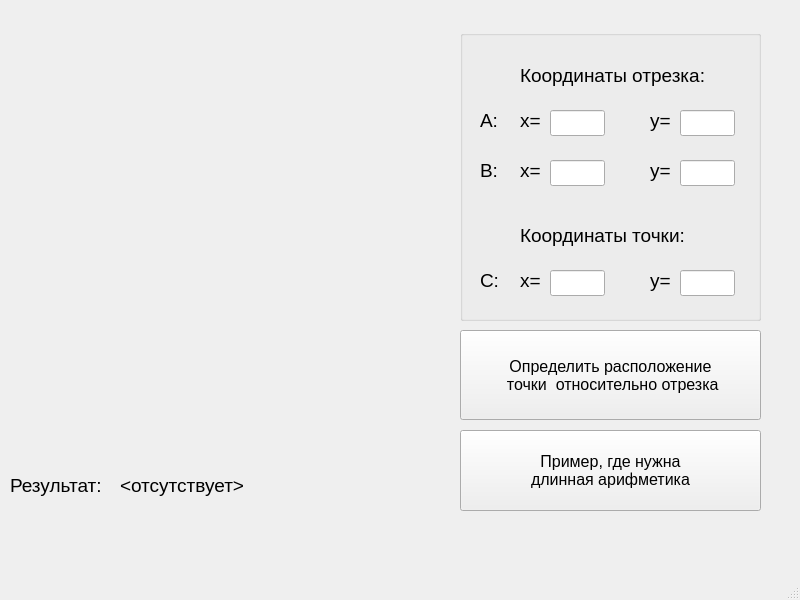
<?xml version="1.0" encoding="UTF-8"?>
<ui version="4.0">
 <class>MainWindow</class>
 <widget class="QMainWindow" name="MainWindow">
  <property name="geometry">
   <rect>
    <x>0</x>
    <y>0</y>
    <width>800</width>
    <height>600</height>
   </rect>
  </property>
  <property name="windowTitle">
   <string>Предикат</string>
  </property>
  <widget class="QWidget" name="centralwidget">
   <widget class="QPushButton" name="pushButton">
    <property name="geometry">
     <rect>
      <x>460</x>
      <y>330</y>
      <width>301</width>
      <height>90</height>
     </rect>
    </property>
    <property name="font">
     <font>
      <pointsize>12</pointsize>
     </font>
    </property>
    <property name="cursor">
     <cursorShape>ArrowCursor</cursorShape>
    </property>
    <property name="tabletTracking">
     <bool>false</bool>
    </property>
    <property name="layoutDirection">
     <enum>Qt::LeftToRight</enum>
    </property>
    <property name="text">
     <string>Определить расположение 
 точки  относительно отрезка</string>
    </property>
    <property name="checkable">
     <bool>false</bool>
    </property>
    <property name="checked">
     <bool>false</bool>
    </property>
    <property name="autoRepeat">
     <bool>false</bool>
    </property>
    <property name="autoExclusive">
     <bool>false</bool>
    </property>
   </widget>
   <widget class="QGroupBox" name="groupBox">
    <property name="geometry">
     <rect>
      <x>460</x>
      <y>30</y>
      <width>301</width>
      <height>291</height>
     </rect>
    </property>
    <property name="font">
     <font>
      <pointsize>16</pointsize>
     </font>
    </property>
    <property name="title">
     <string/>
    </property>
    <widget class="QLabel" name="label_8">
     <property name="geometry">
      <rect>
       <x>60</x>
       <y>130</y>
       <width>21</width>
       <height>20</height>
      </rect>
     </property>
     <property name="font">
      <font>
       <pointsize>14</pointsize>
      </font>
     </property>
     <property name="text">
      <string>x=</string>
     </property>
    </widget>
    <widget class="QLabel" name="label_5">
     <property name="geometry">
      <rect>
       <x>190</x>
       <y>230</y>
       <width>31</width>
       <height>41</height>
      </rect>
     </property>
     <property name="font">
      <font>
       <pointsize>14</pointsize>
      </font>
     </property>
     <property name="text">
      <string>y=</string>
     </property>
    </widget>
    <widget class="QLineEdit" name="leAy">
     <property name="geometry">
      <rect>
       <x>220</x>
       <y>80</y>
       <width>55</width>
       <height>26</height>
      </rect>
     </property>
    </widget>
    <widget class="QLineEdit" name="leAx">
     <property name="geometry">
      <rect>
       <x>90</x>
       <y>80</y>
       <width>55</width>
       <height>26</height>
      </rect>
     </property>
     <property name="font">
      <font>
       <family>Segoe UI Historic</family>
       <pointsize>16</pointsize>
      </font>
     </property>
    </widget>
    <widget class="QLineEdit" name="leBy">
     <property name="geometry">
      <rect>
       <x>220</x>
       <y>130</y>
       <width>55</width>
       <height>26</height>
      </rect>
     </property>
    </widget>
    <widget class="QLabel" name="label">
     <property name="geometry">
      <rect>
       <x>60</x>
       <y>20</y>
       <width>231</width>
       <height>51</height>
      </rect>
     </property>
     <property name="font">
      <font>
       <pointsize>14</pointsize>
      </font>
     </property>
     <property name="text">
      <string>Координаты отрезка: </string>
     </property>
    </widget>
    <widget class="QLabel" name="label_3">
     <property name="geometry">
      <rect>
       <x>190</x>
       <y>70</y>
       <width>31</width>
       <height>41</height>
      </rect>
     </property>
     <property name="font">
      <font>
       <pointsize>14</pointsize>
      </font>
     </property>
     <property name="text">
      <string>y=</string>
     </property>
    </widget>
    <widget class="QLineEdit" name="leBx">
     <property name="geometry">
      <rect>
       <x>90</x>
       <y>130</y>
       <width>55</width>
       <height>26</height>
      </rect>
     </property>
    </widget>
    <widget class="QLabel" name="label_4">
     <property name="geometry">
      <rect>
       <x>60</x>
       <y>180</y>
       <width>231</width>
       <height>51</height>
      </rect>
     </property>
     <property name="font">
      <font>
       <pointsize>14</pointsize>
      </font>
     </property>
     <property name="text">
      <string>Координаты точки: </string>
     </property>
    </widget>
    <widget class="QLabel" name="label_2">
     <property name="geometry">
      <rect>
       <x>60</x>
       <y>80</y>
       <width>21</width>
       <height>20</height>
      </rect>
     </property>
     <property name="font">
      <font>
       <pointsize>14</pointsize>
      </font>
     </property>
     <property name="text">
      <string>x=</string>
     </property>
    </widget>
    <widget class="QLineEdit" name="leCy">
     <property name="geometry">
      <rect>
       <x>220</x>
       <y>240</y>
       <width>55</width>
       <height>26</height>
      </rect>
     </property>
    </widget>
    <widget class="QLineEdit" name="leCx">
     <property name="geometry">
      <rect>
       <x>90</x>
       <y>240</y>
       <width>55</width>
       <height>26</height>
      </rect>
     </property>
    </widget>
    <widget class="QLabel" name="label_6">
     <property name="geometry">
      <rect>
       <x>60</x>
       <y>240</y>
       <width>21</width>
       <height>20</height>
      </rect>
     </property>
     <property name="font">
      <font>
       <pointsize>14</pointsize>
      </font>
     </property>
     <property name="text">
      <string>x=</string>
     </property>
    </widget>
    <widget class="QLabel" name="label_7">
     <property name="geometry">
      <rect>
       <x>190</x>
       <y>120</y>
       <width>31</width>
       <height>41</height>
      </rect>
     </property>
     <property name="font">
      <font>
       <pointsize>14</pointsize>
      </font>
     </property>
     <property name="text">
      <string>y=</string>
     </property>
    </widget>
    <widget class="QLabel" name="label_25">
     <property name="geometry">
      <rect>
       <x>20</x>
       <y>80</y>
       <width>63</width>
       <height>20</height>
      </rect>
     </property>
     <property name="font">
      <font>
       <pointsize>14</pointsize>
      </font>
     </property>
     <property name="text">
      <string>A:</string>
     </property>
    </widget>
    <widget class="QLabel" name="label_35">
     <property name="geometry">
      <rect>
       <x>20</x>
       <y>130</y>
       <width>63</width>
       <height>20</height>
      </rect>
     </property>
     <property name="font">
      <font>
       <pointsize>14</pointsize>
      </font>
     </property>
     <property name="text">
      <string>B:</string>
     </property>
    </widget>
    <widget class="QLabel" name="label_36">
     <property name="geometry">
      <rect>
       <x>20</x>
       <y>240</y>
       <width>63</width>
       <height>20</height>
      </rect>
     </property>
     <property name="font">
      <font>
       <pointsize>14</pointsize>
      </font>
     </property>
     <property name="text">
      <string>C:</string>
     </property>
    </widget>
   </widget>
   <widget class="QLabel" name="label_9">
    <property name="geometry">
     <rect>
      <x>10</x>
      <y>470</y>
      <width>151</width>
      <height>31</height>
     </rect>
    </property>
    <property name="font">
     <font>
      <pointsize>14</pointsize>
     </font>
    </property>
    <property name="text">
     <string>Результат:</string>
    </property>
   </widget>
   <widget class="QLabel" name="label_result">
    <property name="geometry">
     <rect>
      <x>120</x>
      <y>460</y>
      <width>321</width>
      <height>51</height>
     </rect>
    </property>
    <property name="font">
     <font>
      <pointsize>14</pointsize>
     </font>
    </property>
    <property name="text">
     <string>&lt;отсутствует&gt;</string>
    </property>
   </widget>
   <widget class="UDrawWidget" name="widget" native="true">
    <property name="geometry">
     <rect>
      <x>10</x>
      <y>30</y>
      <width>441</width>
      <height>391</height>
     </rect>
    </property>
   </widget>
   <widget class="QPushButton" name="pushButton_2">
    <property name="geometry">
     <rect>
      <x>460</x>
      <y>430</y>
      <width>301</width>
      <height>81</height>
     </rect>
    </property>
    <property name="font">
     <font>
      <pointsize>12</pointsize>
     </font>
    </property>
    <property name="text">
     <string>Пример, где нужна
длинная арифметика</string>
    </property>
   </widget>
  </widget>
  <widget class="QMenuBar" name="menubar">
   <property name="geometry">
    <rect>
     <x>0</x>
     <y>0</y>
     <width>800</width>
     <height>26</height>
    </rect>
   </property>
  </widget>
  <widget class="QStatusBar" name="statusbar"/>
 </widget>
 <customwidgets>
  <customwidget>
   <class>UDrawWidget</class>
   <extends>QWidget</extends>
   <header>udrawwidget.h</header>
   <container>1</container>
  </customwidget>
 </customwidgets>
 <resources/>
 <connections/>
</ui>
